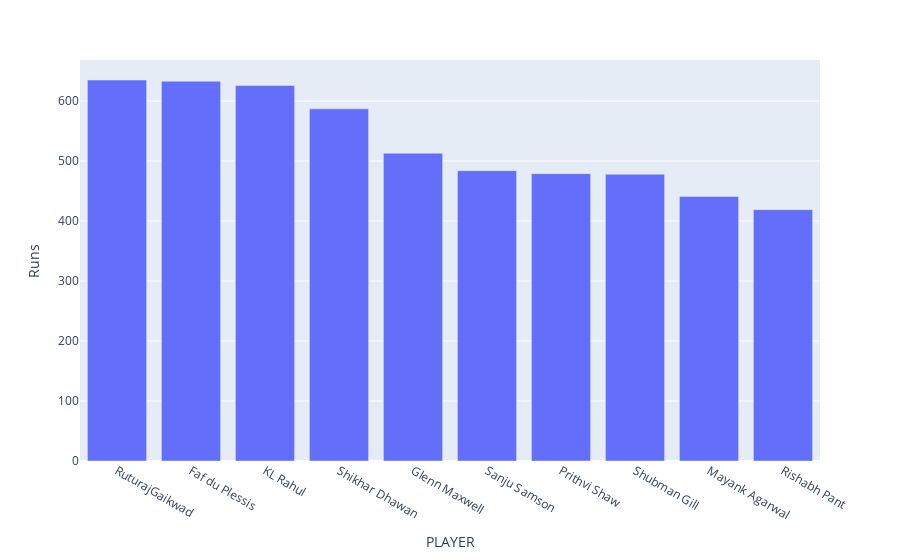

Notebook code for this chart:
### Code cell
fig = px.bar(temp, x='PLAYER', y='Runs')
fig.show()
# You can hover over bars and read data

### Figure 1 — Plotly figure (JSON) as saved in the notebook; plotly's stock layout.template omitted (floating-point values rounded to 4 significant figures)
{"data": [{"alignmentgroup": "True", "hovertemplate": "PLAYER=%{x}<br>Runs=%{y}<extra></extra>", "legendgroup": "", "marker": {"color": "#636efa", "pattern": {"shape": ""}}, "name": "", "offsetgroup": "", "orientation": "v", "showlegend": false, "textposition": "auto", "type": "bar", "x": ["RuturajGaikwad", "Faf du Plessis", "KL Rahul", "Shikhar Dhawan", "Glenn Maxwell", "Sanju Samson", "Prithvi Shaw", "Shubman Gill", "Mayank Agarwal", "Rishabh Pant"], "xaxis": "x", "y": [635, 633, 626, 587, 513, 484, 479, 478, 441, 419], "yaxis": "y"}], "layout": {"barmode": "relative", "legend": {"tracegroupgap": 0}, "margin": {"t": 60}, "xaxis": {"anchor": "y", "domain": [0, 1], "title": {"text": "PLAYER"}}, "yaxis": {"anchor": "x", "domain": [0, 1], "title": {"text": "Runs"}}}}
